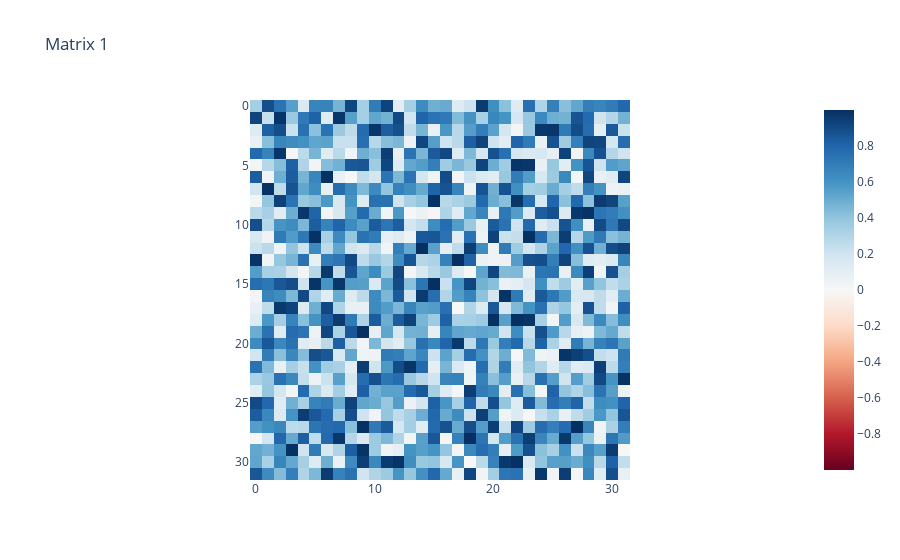
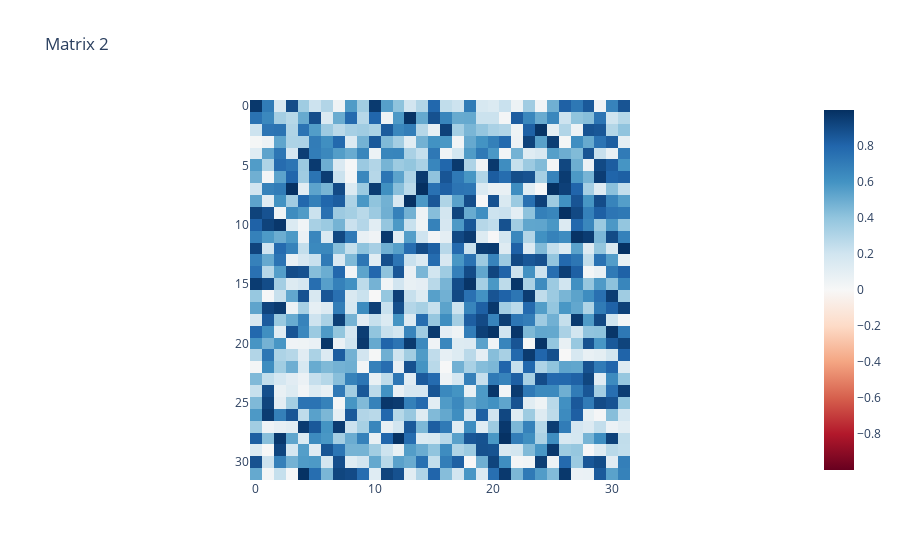
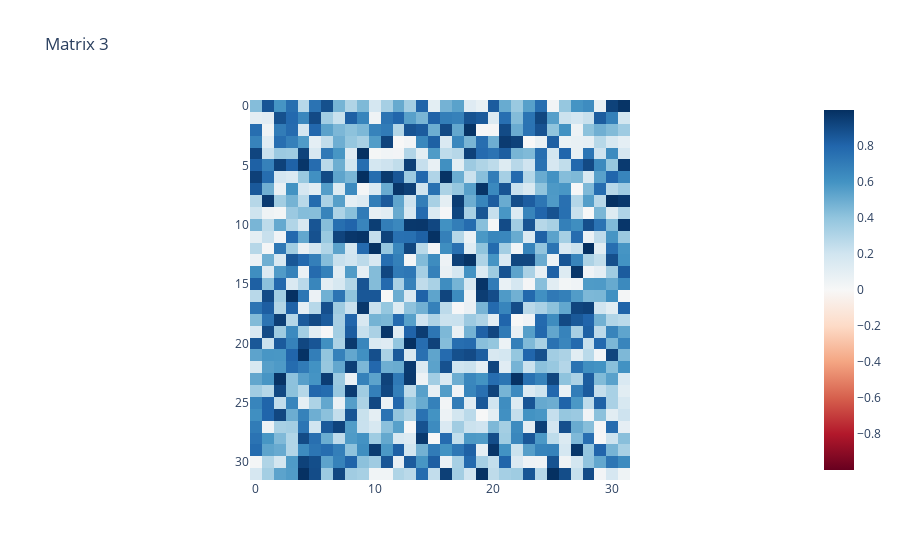
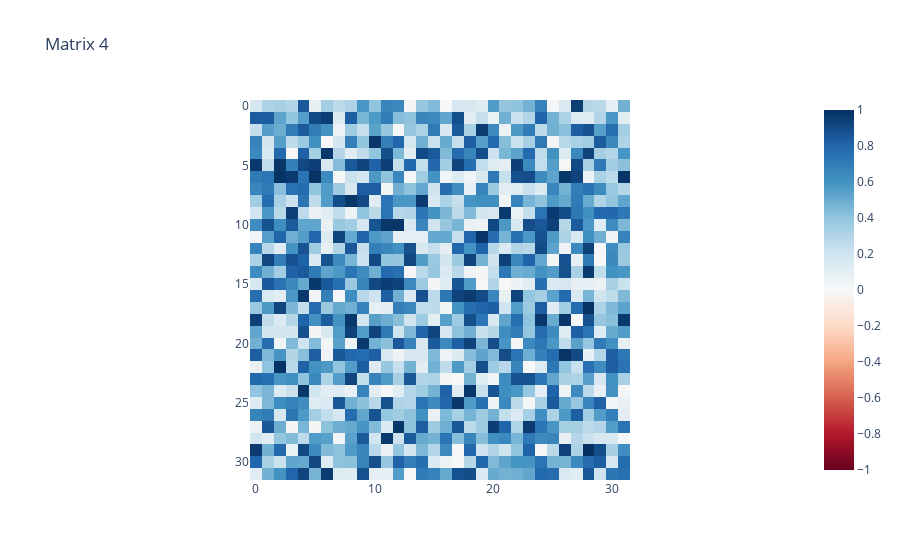

Notebook code for these charts, in order:
### Code cell
import torch
import transformer_lens.utils as utils

# Example: Four 32x32 matrices
matrix1 = torch.rand(32, 32)
matrix2 = torch.rand(32, 32)
matrix3 = torch.rand(32, 32)
matrix4 = torch.rand(32, 32)

# Assuming `imshow` is defined in the utils module
def imshow(tensor, renderer=None, save='head.html', **kwargs):
    import plotly.express as px  # Importing inside the function for better encapsulation
    fig = px.imshow(utils.to_numpy(tensor), color_continuous_midpoint=0.0, color_continuous_scale="RdBu", **kwargs)
    fig.show(renderer)
    # fig.write_html(save)

# Plot each matrix using imshow
imshow(matrix1, save='matrix1.html', title='Matrix 1')
imshow(matrix2, save='matrix2.html', title='Matrix 2')
imshow(matrix3, save='matrix3.html', title='Matrix 3')
imshow(matrix4, save='matrix4.html', title='Matrix 4')

### Figure 1 — Plotly figure (JSON) as saved in the notebook; plotly's stock layout.template omitted (floating-point values rounded to 4 significant figures; data arrays with more than 128 entries replaced by an {"elided": "..."} marker saying what was removed)
{"data": [{"coloraxis": "coloraxis", "hovertemplate": "x: %{x}<br>y: %{y}<br>color: %{z}<extra></extra>", "name": "0", "type": "heatmap", "xaxis": "x", "yaxis": "y", "z": {"elided": "32x32 float values"}}], "layout": {"coloraxis": {"cmid": 0, "colorscale": [[0, "rgb(103,0,31)"], [0.1, "rgb(178,24,43)"], [0.2, "rgb(214,96,77)"], [0.3, "rgb(244,165,130)"], [0.4, "rgb(253,219,199)"], [0.5, "rgb(247,247,247)"], [0.6, "rgb(209,229,240)"], [0.7, "rgb(146,197,222)"], [0.8, "rgb(67,147,195)"], [0.9, "rgb(33,102,172)"], [1, "rgb(5,48,97)"]]}, "title": {"text": "Matrix 1"}, "xaxis": {"anchor": "y", "constrain": "domain", "domain": [0, 1], "scaleanchor": "y"}, "yaxis": {"anchor": "x", "autorange": "reversed", "constrain": "domain", "domain": [0, 1]}}}

### Figure 2 — Plotly figure (JSON) as saved in the notebook; plotly's stock layout.template omitted (floating-point values rounded to 4 significant figures; data arrays with more than 128 entries replaced by an {"elided": "..."} marker saying what was removed)
{"data": [{"coloraxis": "coloraxis", "hovertemplate": "x: %{x}<br>y: %{y}<br>color: %{z}<extra></extra>", "name": "0", "type": "heatmap", "xaxis": "x", "yaxis": "y", "z": {"elided": "32x32 float values"}}], "layout": {"coloraxis": {"cmid": 0, "colorscale": [[0, "rgb(103,0,31)"], [0.1, "rgb(178,24,43)"], [0.2, "rgb(214,96,77)"], [0.3, "rgb(244,165,130)"], [0.4, "rgb(253,219,199)"], [0.5, "rgb(247,247,247)"], [0.6, "rgb(209,229,240)"], [0.7, "rgb(146,197,222)"], [0.8, "rgb(67,147,195)"], [0.9, "rgb(33,102,172)"], [1, "rgb(5,48,97)"]]}, "title": {"text": "Matrix 2"}, "xaxis": {"anchor": "y", "constrain": "domain", "domain": [0, 1], "scaleanchor": "y"}, "yaxis": {"anchor": "x", "autorange": "reversed", "constrain": "domain", "domain": [0, 1]}}}

### Figure 3 — Plotly figure (JSON) as saved in the notebook; plotly's stock layout.template omitted (floating-point values rounded to 4 significant figures; data arrays with more than 128 entries replaced by an {"elided": "..."} marker saying what was removed)
{"data": [{"coloraxis": "coloraxis", "hovertemplate": "x: %{x}<br>y: %{y}<br>color: %{z}<extra></extra>", "name": "0", "type": "heatmap", "xaxis": "x", "yaxis": "y", "z": {"elided": "32x32 float values"}}], "layout": {"coloraxis": {"cmid": 0, "colorscale": [[0, "rgb(103,0,31)"], [0.1, "rgb(178,24,43)"], [0.2, "rgb(214,96,77)"], [0.3, "rgb(244,165,130)"], [0.4, "rgb(253,219,199)"], [0.5, "rgb(247,247,247)"], [0.6, "rgb(209,229,240)"], [0.7, "rgb(146,197,222)"], [0.8, "rgb(67,147,195)"], [0.9, "rgb(33,102,172)"], [1, "rgb(5,48,97)"]]}, "title": {"text": "Matrix 3"}, "xaxis": {"anchor": "y", "constrain": "domain", "domain": [0, 1], "scaleanchor": "y"}, "yaxis": {"anchor": "x", "autorange": "reversed", "constrain": "domain", "domain": [0, 1]}}}

### Figure 4 — Plotly figure (JSON) as saved in the notebook; plotly's stock layout.template omitted (floating-point values rounded to 4 significant figures; data arrays with more than 128 entries replaced by an {"elided": "..."} marker saying what was removed)
{"data": [{"coloraxis": "coloraxis", "hovertemplate": "x: %{x}<br>y: %{y}<br>color: %{z}<extra></extra>", "name": "0", "type": "heatmap", "xaxis": "x", "yaxis": "y", "z": {"elided": "32x32 float values"}}], "layout": {"coloraxis": {"cmid": 0, "colorscale": [[0, "rgb(103,0,31)"], [0.1, "rgb(178,24,43)"], [0.2, "rgb(214,96,77)"], [0.3, "rgb(244,165,130)"], [0.4, "rgb(253,219,199)"], [0.5, "rgb(247,247,247)"], [0.6, "rgb(209,229,240)"], [0.7, "rgb(146,197,222)"], [0.8, "rgb(67,147,195)"], [0.9, "rgb(33,102,172)"], [1, "rgb(5,48,97)"]]}, "title": {"text": "Matrix 4"}, "xaxis": {"anchor": "y", "constrain": "domain", "domain": [0, 1], "scaleanchor": "y"}, "yaxis": {"anchor": "x", "autorange": "reversed", "constrain": "domain", "domain": [0, 1]}}}
